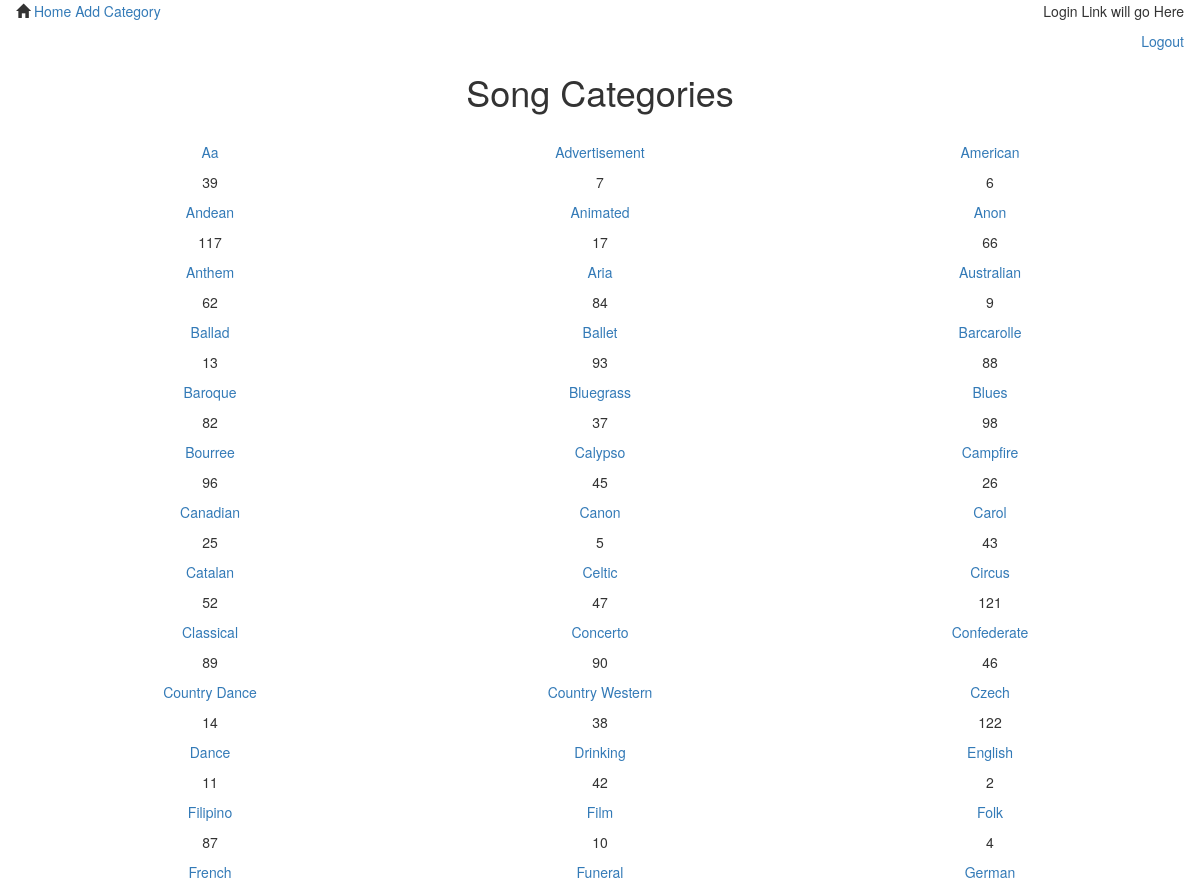
The page /categories/ (upper part) on the database as committed earlier.
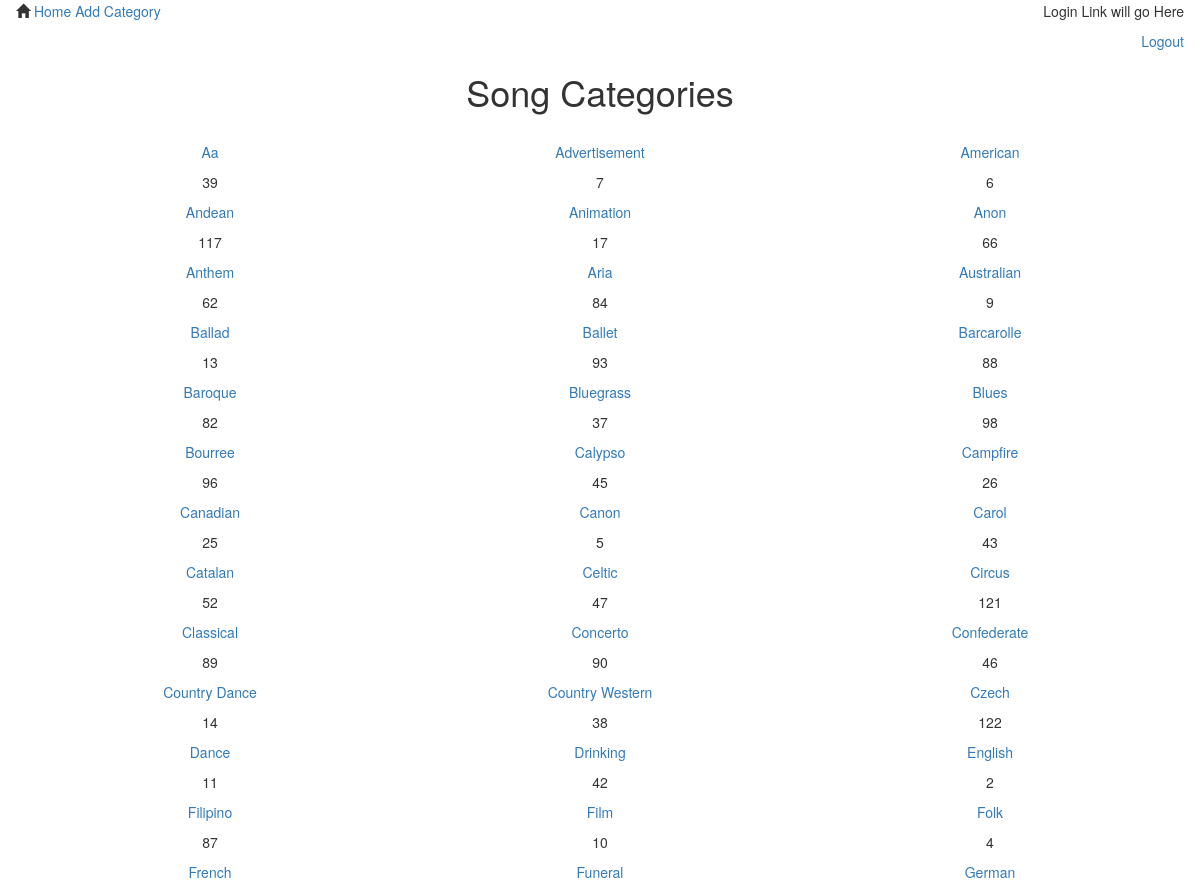
The same page on the database as committed later.
### songsdb_setup.py (models this page shows)
class Category(Base):
    __tablename__ = 'category'
    id = Column(Integer, primary_key = True)
    name = Column(String(100), nullable = False)

### application.py (the view)
@app.route('/')
@app.route('/categories/')
def showCategories():
    categories = session.query(Category).group_by(Category.name).all()
    for i in categories:
        i.name = i.name.title()
    return render_template('categories.html', categories = categories)

### templates/categories.html (shortened to what this page needs)
{% extends "main.html" %}
{% block content %}
<div>
    <div>
        <h1 class='text-center'>Song Categories</h1><br>
    </div>
    <div class='col-lg-12'>
            {% for i in categories %}
        <div class='col-lg-4 text-center'>
            <span><p><a href= "{{url_for('showCategorySongs', category = i.name, category_id = i.id) }}">{{i.name}}</a></p></span><p>{{ i.id }}</p>
        </div>
            {% endfor %}
    </div>
</div>
{% endblock %}

### templates/main.html (shortened to what this page needs)
<!DOCTYPE html>
<html lang="en">
    <head>
        <link rel="stylesheet" href="//netdna.bootstrapcdn.com/bootstrap/3.1.1/css/bootstrap.min.css">
        <link rel=stylesheet type=text/css href="{{ url_for('static', filename='styles.css') }}">
    </head>
    <body>
        {% include "header.html" %}
        <div id="content">{% block content %}{% endblock %}</div>
    </body>
</html>

### templates/header.html
<nav class="navbar">
    <div class="col-md-6">
            <span class="glyphicon glyphicon-home" aria-hidden="true"></span>
            <a href="{{url_for('showCategories') }}">Home</a>
            <a href="{{url_for('newCategory') }}">Add Category</a>
    </div>
    <div class="col-md-6 text-right">
                    <p>Login Link will go Here </p>
                    <a href = "">Logout</a>
    </div>
</nav>

Rows that differ between the two databases and show on the page:
changed Category id 17: name "Animated" → "Animation"
